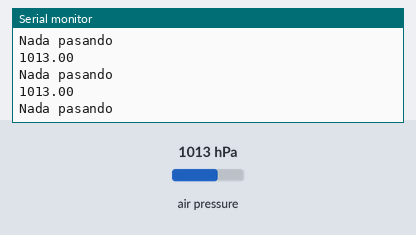
Bench run of a sketch on a simulated Arduino Uno, built with avr-gcc and run on an emulated ATmega328P. On the bench: the last lines printed to the serial monitor. Inputs (shaded band) come from the test bench; at power-on: air pressure 1013 hPa.

Above: at 2.2 s.
2.3 s: air pressure set to 952 hPa
At 3.1 s:
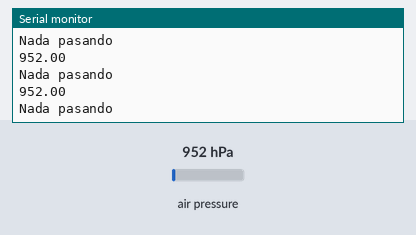
5.3 s: air pressure set to 1000 hPa
At 6.2 s:
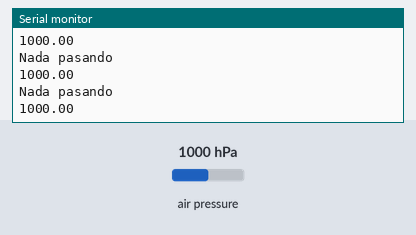
8.3 s: air pressure set to 975 hPa
At 8.8 s:
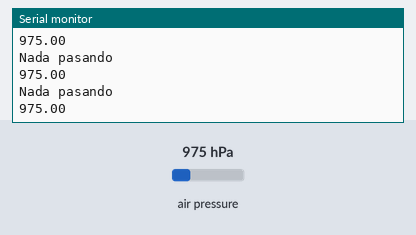
11.3 s: air pressure set to 1025 hPa
At 12.3 s:
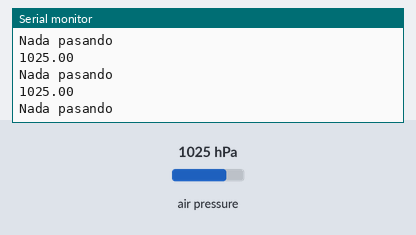
Timing chart, 0 to 14.3 s (numbered marks = the images above; inputs shaded):
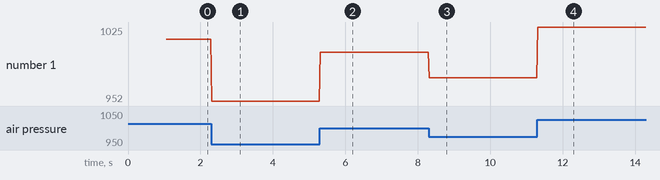

Measured:
- after the input at 2.3 s, the serial monitor: prints a new line at once (image 1)
- after the input at 5.3 s, the serial monitor: prints a new line at once (image 2)
- after the input at 8.3 s, the serial monitor: prints a new line at once (image 3)
- after the input at 11.3 s, the serial monitor: prints a new line at once (image 4)
- plotted number 1: 1013 → 952 after the input at 2.3 s, 952 → 1000 after the input at 5.3 s, 1000 → 975 after the input at 8.3 s, 975 → 1025 after the input at 11.3 s

The sketch:

BPM180_Punto5_Sistema_de_Flujo_Vehicular.ino
```cpp
//Librerias
#include <Wire.h>                    // Comunicación I2C
#include <Adafruit_Sensor.h>         // Librería base de sensores Adafruit
#include <Adafruit_BMP085_U.h>       // Librería específica para BMP180

// Crear objeto BMP180
Adafruit_BMP085_Unified bmp = Adafruit_BMP085_Unified(10085);

//Variables a usar
float Presion_ambiente;
float Presion_Persona;
float Presion_Bicicleta;
float Presion_Moto;
float Presion_Carro;
float Presion_Trailer;
float Presion_Limite;

void setup() {
  Serial.begin(9600); // Inicia la comunicación serial

  // Inicializa el sensor BMP180
  if (!bmp.begin()) {
    Serial.print("¡No se detecta el BMP180!");
    while (1);
  }

  sensors_event_t event;
  bmp.getEvent(&event);

  //Establecer el valor de la presion ambiente
  if (event.pressure) {
    Serial.print("Presión: ");
    Serial.print(event.pressure);
    Serial.println(" hPa");
    Presion_ambiente=event.pressure+1;
    delay(1000);
    Serial.println("Listo para medir");
  }

  //Definir presiones para los vehiculos
  Presion_Persona=Presion_ambiente+35.0;
  Presion_Bicicleta=Presion_ambiente+55.5;
  Presion_Moto=Presion_ambiente+75.5;
  Presion_Carro=Presion_ambiente+95.5;
  Presion_Trailer=Presion_ambiente+115.5;
  Presion_Limite=Presion_ambiente+135.5;

}

void loop() {
  sensors_event_t event;
  bmp.getEvent(&event);

  //Leer presion
  if (event.pressure) {
    Serial.println(event.pressure);
  }

  //Determinar tipo de vehiculo y mostrar en el monitor serial
  if(event.pressure<Presion_Persona){
    Serial.println("Nada pasando");
  }
  if(event.pressure>=Presion_Persona && event.pressure<Presion_Bicicleta){
    Serial.println("Persona pasando");
  }
  else if(event.pressure>=Presion_Bicicleta && event.pressure<Presion_Moto){
    Serial.println("Bicicleta pasando");
  }
  else if(event.pressure>=Presion_Moto && event.pressure<Presion_Carro){
    Serial.println("Motocicleta pasando");
  }
  else if(event.pressure>=Presion_Carro && event.pressure<Presion_Trailer){
    Serial.println("Carro pasando");
  }
  else if(event.pressure>=Presion_Trailer && event.pressure<Presion_Limite){
    Serial.println("Trailer pasando");
  }
  else if(event.pressure>=Presion_Limite){
    Serial.println("Vehiculo muy pesado pasando");
  }
}
```
